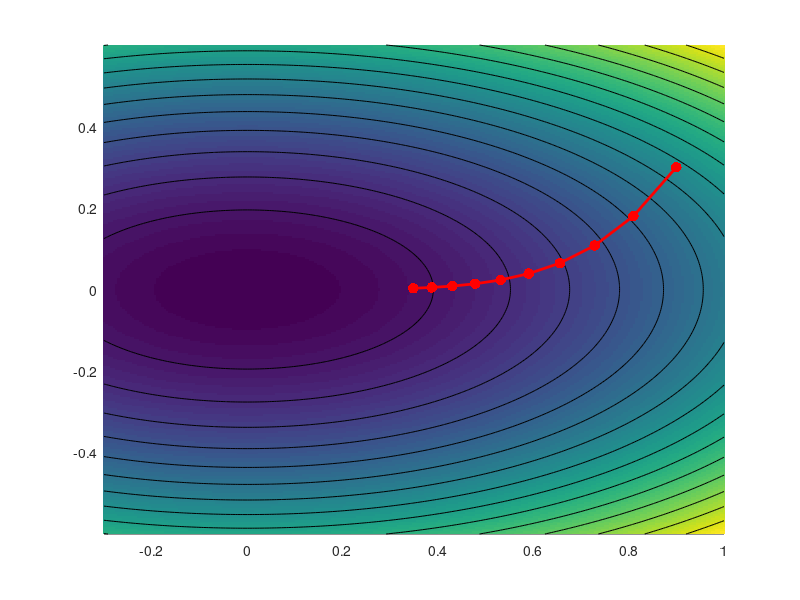

Write MATLAB code to recreate this figure. (Note: this script raises an error after producing the figure.)
%%
% Gradient descent on a quadratic function.

rep = 'results/';
[~,~] = mkdir(rep);

% x^2+a*y^2
a = 2;

gmode = 'large';
gmode = 'search';
gmode = 'low';
niter = 10;


for a=4 % [1 2 4 8 16]

N = 256;
tx = linspace(-.3,1,N);
ty = linspace(-.6,.6,N);
[Y,X] = meshgrid(ty,tx);

F = ( X.^2+a*Y.^2 )/2;


% initial point
x = .9; y = .3;
U = []; V = [];
for i=1:niter
    U(end+1) = x; V(end+1) = y;
    % min_t (x-t*gx)^2+a*(y-t*gy)^2
    %    (x-t*x)^2+a*(y-t*a*y)^2
    %    x^2*(1-t)^2+a*y^2*(1-a*t)^2
    %    x^2*(1-t)+y^2*a^2*(1-a*t)=0
    %   t*(x^2+a^3*y^2) = x^2+a^2*y^2
    %   t = (x^2+a^2*y^2)/(x^2+a^3*y^2)
    switch gmode
        case 'search'
            r = (x^2+a^2*y^2)/(x^2+a^3*y^2);
        case 'low'
            r = .1;
        case 'large'
            r = .52;
    end
    x = x - r*x; 
    y = y - r*a*y;
end

clf; hold on;
imagesc(tx,ty,F');
contour(tx,ty,F', 15, 'k');
plot(U,V, 'r.-', 'LineWidth', 2, 'MarkerSize', 23);
colormap parula(256);
axis image; axis off;
axis([min(tx) max(tx) min(ty) max(ty)]);
drawnow;


saveas(gcf, [rep 'gd-' num2str(a) '-' gmode '.png'], 'png');

end
